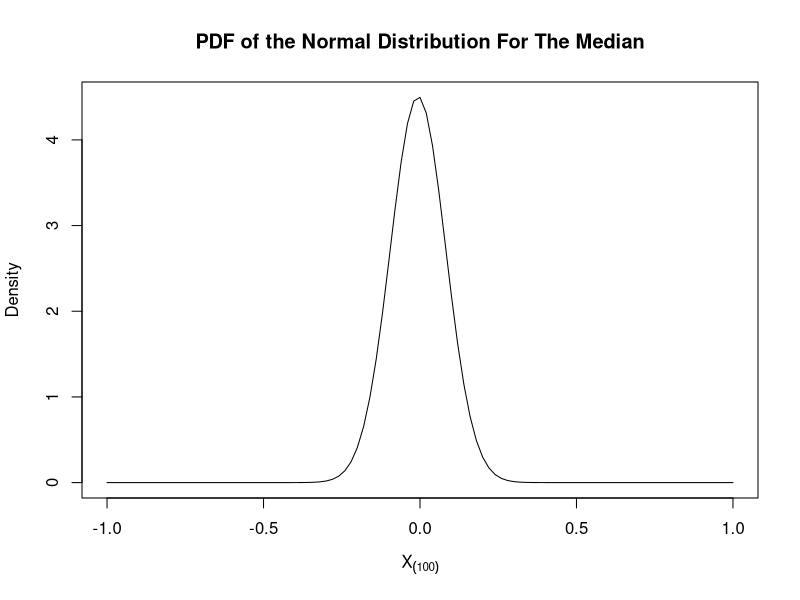
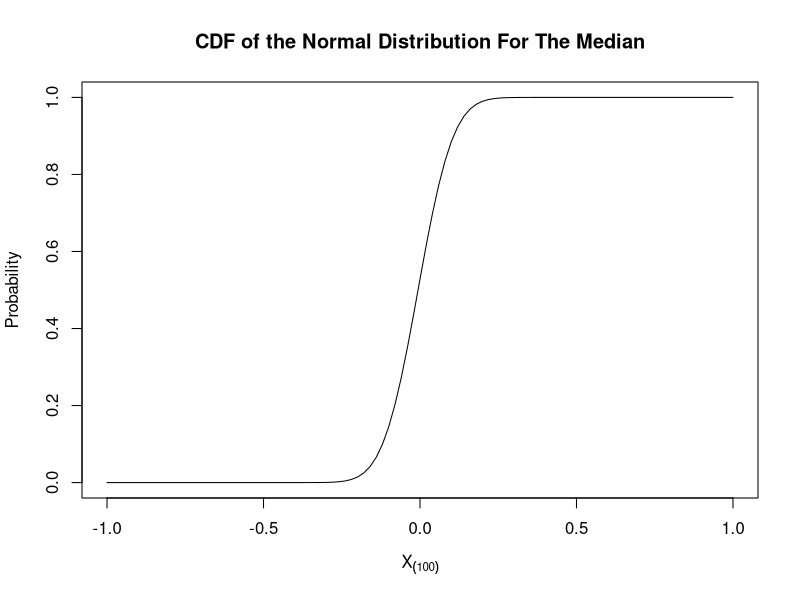
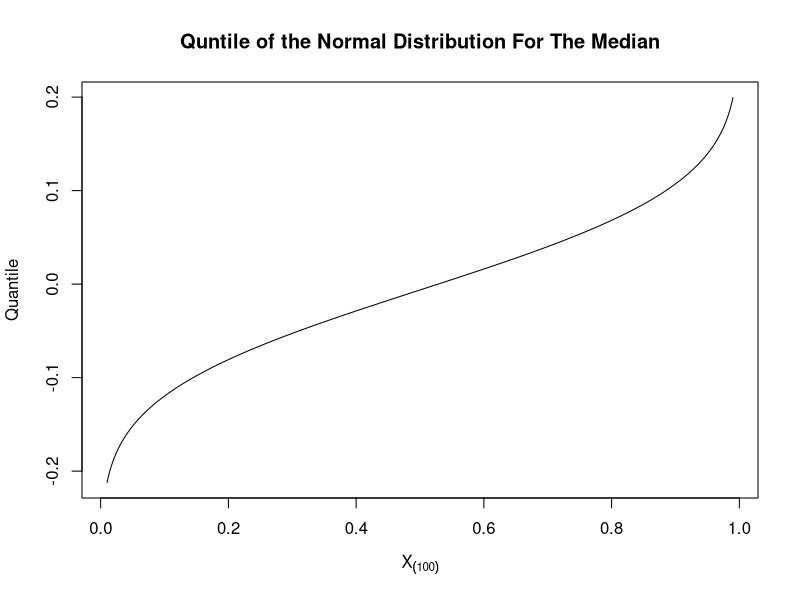
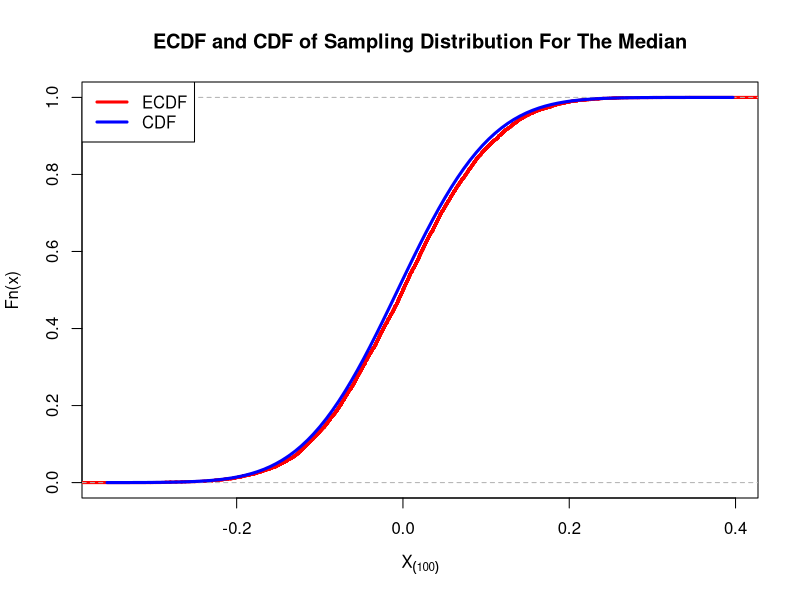
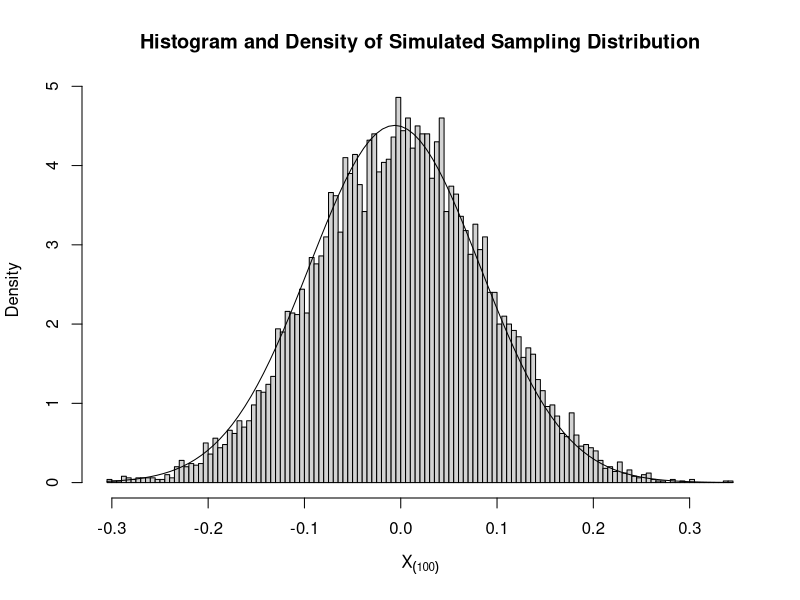
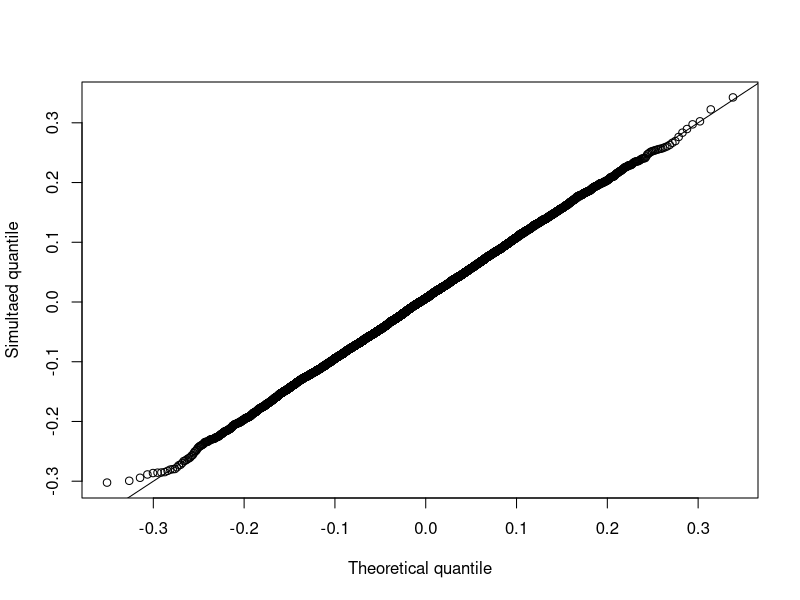
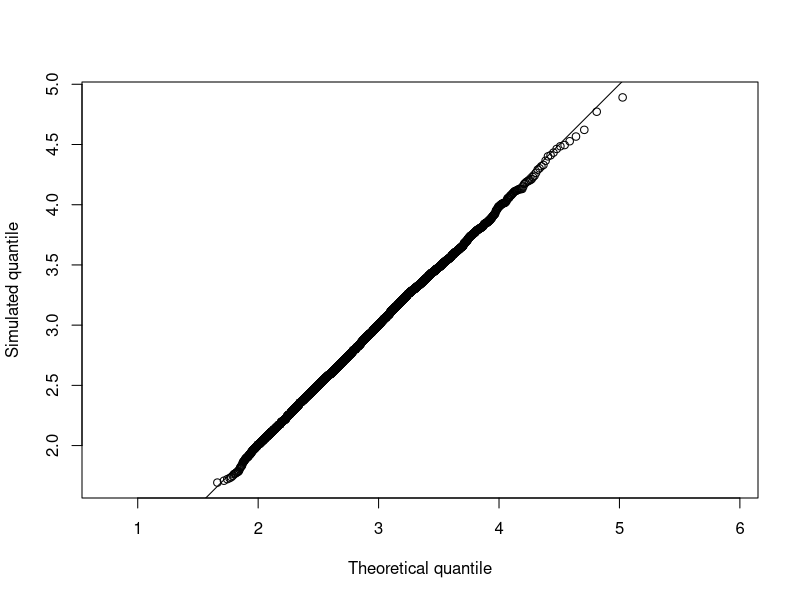
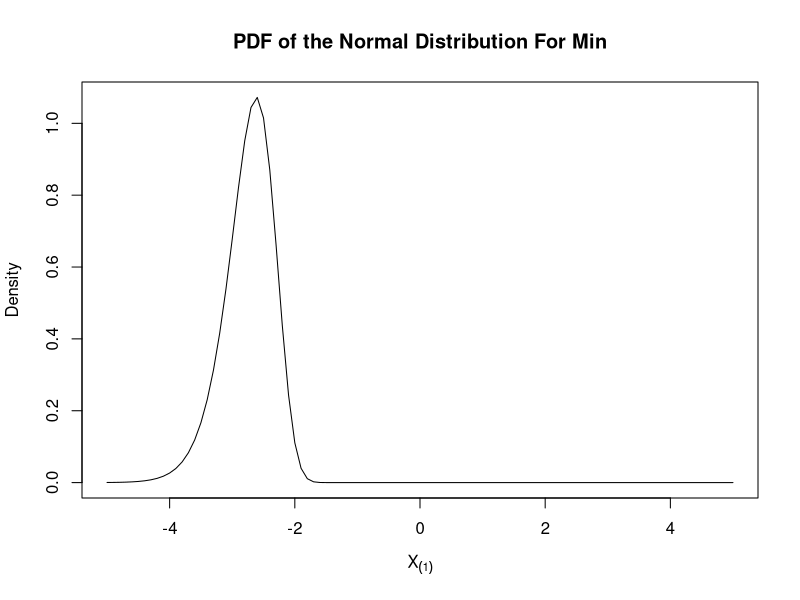

Reproduce these figures in R, in order.
## ---- chunk 1

dorder <- function(x){
    k<-100
    n<-200
    k*
  choose(n,k)*
  (pnorm(x))^(k-1)*
  (1-pnorm(x))^(n-k)*
  dnorm(x)
}

#plotting the PDF
curve(dorder(x), -1, 1,main = "PDF of the Normal Distribution For The Median", xlab = parse(text="X[(100)]"),ylab = "Density")

## ---- chunk 2
porder <- function(x){
    k<-100
    n<-200
  pbinom(k-1, n, pnorm(x), lower.tail = F)
}
curve(porder(x), -1, 1, main = "CDF of the Normal Distribution For The Median", xlab=parse(text="X[(100)]"),ylab = "Probability")

## ---- chunk 3
ps <- seq(0.01, 0.99, by = 0.001)
qs <- NA

qorder <- function(p){
  k <- 100
  n <- 200
  for(i in seq_along(p)){
    qs[i] <- uniroot(function(x) porder(x)-p[i], c(-10,10))$root
  }
  qs
}


plot(ps,qorder(ps),type = "l", main = "Quntile of the Normal Distribution For The Median", xlab = parse(text="X[(100)]"), ylab = "Quantile")
## ---- chunk 4

simulation.median<- NA

for(i in 1: 10000){
  simulation.median[i] <- median(rnorm(200))
}

ecdf <- ecdf(simulation.median)

plot(ecdf, do.points = F, col = "Red", lwd = 3, main = "ECDF and CDF of Sampling Distribution For The Median",xlab = parse(text="X[(100)]"))
curve(porder(x), add = T, col = "blue", lwd = 3)
legend(
  "topleft", 
  c("ECDF", "CDF"),
  lwd = 3, 
  col = c("Red", "blue")
)
## ---- chunk 5
hist(simulation.median, breaks = 100, freq = F,main= "Histogram and Density of Simulated Sampling Distribution",xlab = parse(text="X[(100)]"))
curve(dorder(x), add = T)
## ---- chunk 6
simulated_sample <- simulation.median
q_candidate <- qorder

p <- ppoints(10000)

x <- qorder(p)
y <- quantile(simulated_sample, probs = p)

plot(x,y,xlab = "Theoretical quantile", ylab = "Simultaed quantile")
abline(0,1)

## ---- chunk 7
# dorder
dorder <- function(x,k){
  n=200
  k*
  choose(n,k)*
  (pnorm(x))^(k-1)*
  (1-pnorm(x))^(n-k)*
  dnorm(x)
}

# porder
porder <- function(x,k){
  n=200
  pbinom(k-1, n, pnorm(x), lower.tail = FALSE)
}

# qorder
ps <- seq(0.01, 0.99, by = 0.001)
qs <- NA

qorder <- function(p,k){
  n <- 200
  for(i in seq_along(p)){
    qs[i] <- uniroot(function(x,y) porder(x,k)-p[i], c(-10,10))$root
  }
  qs
}
## ---- chunk 8
simulation.max <- NA   # distribution of medians of the M times of simulation

for(i in 1:10000){
  simulation.max[i] <- max(rnorm(200))
}

simulated_sample <- simulation.max
q_candidate <- qorder

x <- qorder(p,k=200)
y <- quantile(simulated_sample, probs = p)

plot(x, y, asp = 1, xlab = "Theoretical quantile", ylab = "Simulated quantile")
abline(0, 1)
## ---- chunk 9
`%|%` <- function(a, b) paste0(a,b)

dorder <- function(x, k, dist = norm, ...) {
  pf <- get("p" %|% dist)
  df <- get("d" %|% dist)
  n <- 200
  k * choose(n, k) *
  (pf(x, ...)) ^ (k - 1) *
  (1 - pf(x, ...)) ^ (n - k) *
  df(x, ...)
}

porder <- function(x, k, dist = norm, ...){
  pf <- get("p" %|% dist)
  
  n <- 200
  pbinom(k-1, n, pf(x,...), lower.tail = FALSE)
}

qorder <- function(p, k){
  pf <- get("p" %|% dist)
  
  n <- 200
  for(i in seq_along(p)){
    med_dis[i] <- uniroot(function(x, y) porder(x, k, ...)-p[i], c(-5,5))$root
  }
  med_dis
}
## ---- chunk 10
curve(dorder(x, k = 1, dist = "norm"), -5, 5, xlab = parse(text="X[(1)]"), ylab = "Density", main= "PDF of the Normal Distribution For Min")
## ---- chunk 11
curve(porder(x, k = 1, dist = "norm"), -5, 5, xlab = parse(text="X[(1)]"), ylab = "Probability", main= "CDF of the Normal Distribution For Min")
